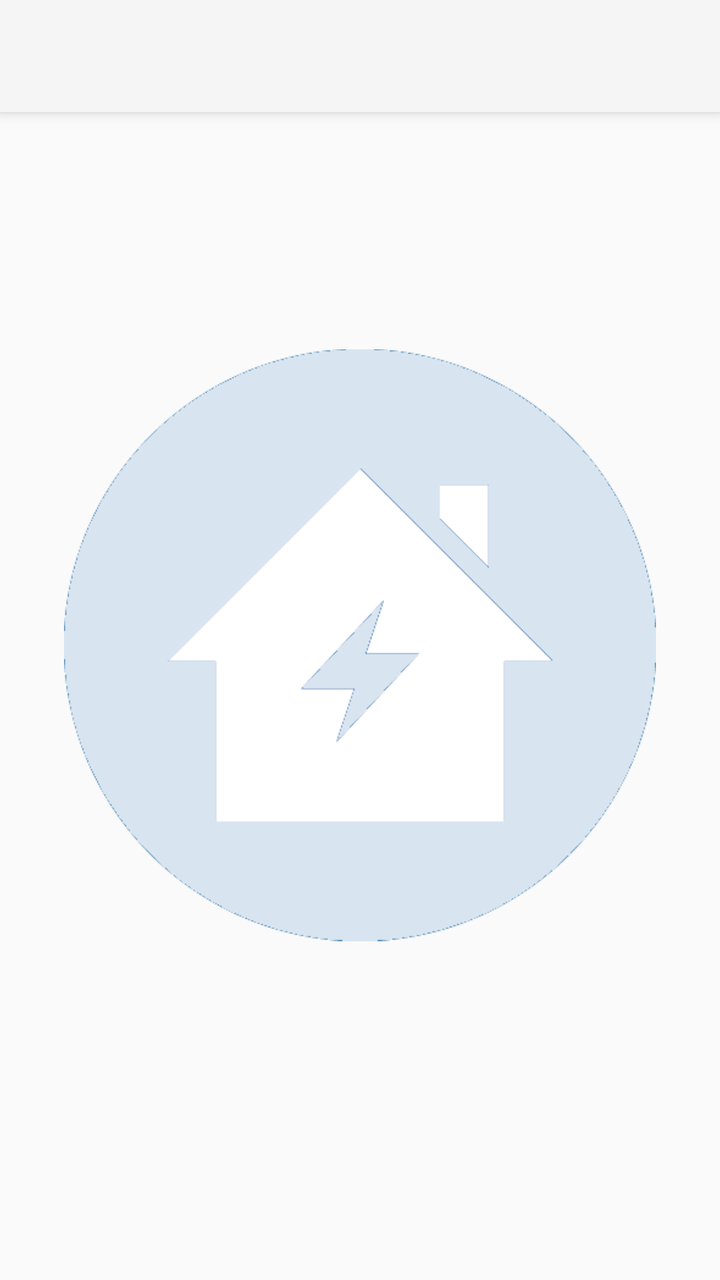
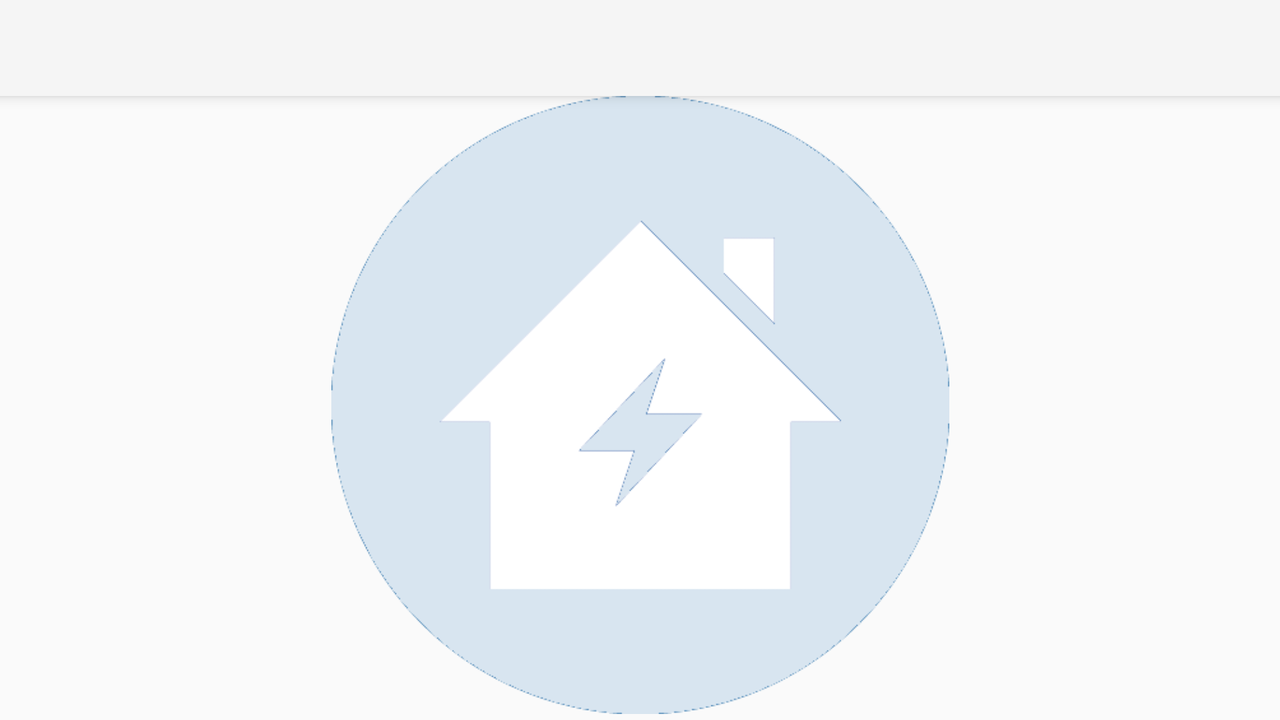

First picture: res/layout/ on a phone held upright. Second picture: the repository's own variant of that layout, on a device whose configuration matches the variant's folder. Source for both follows.
<!-- AndroidManifest.xml: application theme Theme.AppCompat.Light.NoActionBar -->
<!-- res/layout/settings.xml -->
<?xml version="1.0" encoding="utf-8"?>

<android.support.constraint.ConstraintLayout
    xmlns:android="http://schemas.android.com/apk/res/android"
    xmlns:app="http://schemas.android.com/apk/res-auto"
    xmlns:tools="http://schemas.android.com/tools"
    android:layout_width="match_parent"
    android:layout_height="match_parent">

    <android.support.v7.widget.Toolbar
        android:id="@+id/DeviceToolbar"
        android:layout_width="match_parent"
        android:layout_height="?attr/actionBarSize"
        android:background="?attr/colorPrimary"
        android:elevation="4dp"
        android:theme="@style/ThemeOverlay.AppCompat.ActionBar"
        app:popupTheme="@style/ThemeOverlay.AppCompat.Light" />

    <FrameLayout
        android:layout_width="match_parent"
        android:layout_height="455dp"
        android:layout_marginBottom="3dp"
        android:layout_marginEnd="32dp"
        android:layout_marginStart="32dp"
        android:layout_marginTop="8dp"
        app:layout_constraintBottom_toBottomOf="parent"
        app:layout_constraintEnd_toEndOf="parent"
        app:layout_constraintStart_toStartOf="parent"
        app:layout_constraintTop_toTopOf="parent">

        <ImageView
            android:id="@+id/imageView"
            android:layout_width="wrap_content"
            android:layout_height="wrap_content"
            app:srcCompat="@drawable/smart_house_logo_transparent" />
    </FrameLayout>

    <LinearLayout
        android:id = "@+id/linearLayoutSettings"
        android:layout_width="344dp"
        android:layout_height="454dp"
        android:layout_marginBottom="8dp"
        android:layout_marginEnd="8dp"
        android:layout_marginStart="8dp"
        android:layout_marginTop="8dp"
        android:orientation="vertical"
        app:layout_constraintBottom_toBottomOf="parent"
        app:layout_constraintEnd_toStartOf="parent"
        app:layout_constraintStart_toEndOf="parent"
        app:layout_constraintTop_toTopOf="parent"
        app:layout_constraintVertical_bias="0.494">


        <ListView
            android:id="@+id/ListView"
            android:layout_width="match_parent"
            android:layout_height="match_parent"
            />
    </LinearLayout>

</android.support.constraint.ConstraintLayout>
<!-- resources referenced by this layout -->
<resources>
  <!-- drawable smart_house_logo_transparent: png bitmap (drawable, 6452 bytes) -->
</resources>
<!-- res/layout-land/settings.xml (the repository's variant of the layout above) -->
<!-- drawn on the phone turned sideways -->
<?xml version="1.0" encoding="utf-8"?>
<android.support.constraint.ConstraintLayout
    xmlns:android="http://schemas.android.com/apk/res/android"
    xmlns:app="http://schemas.android.com/apk/res-auto"
    xmlns:tools="http://schemas.android.com/tools"
    android:layout_width="match_parent"
    android:layout_height="match_parent">

    <android.support.v7.widget.Toolbar
        android:id="@+id/DeviceToolbar"
        android:layout_width="match_parent"
        android:layout_height="?attr/actionBarSize"
        android:background="?attr/colorPrimary"
        android:elevation="4dp"
        android:theme="@style/ThemeOverlay.AppCompat.ActionBar"
        app:layout_constraintTop_toTopOf="parent"
        app:popupTheme="@style/ThemeOverlay.AppCompat.Light"
        app:titleTextAppearance="@style/yourstyle" />

    <FrameLayout
        android:layout_width="wrap_content"
        android:layout_height="0dp"
        android:layout_marginBottom="3dp"
        android:layout_marginEnd="32dp"
        android:layout_marginStart="32dp"
        app:layout_constraintBottom_toBottomOf="parent"
        app:layout_constraintEnd_toEndOf="parent"
        app:layout_constraintStart_toStartOf="parent"
        app:layout_constraintTop_toBottomOf="@+id/DeviceToolbar">

        <ImageView
            android:id="@+id/imageView"
            android:layout_width="wrap_content"
            android:layout_height="wrap_content"
            app:srcCompat="@drawable/smart_house_logo_transparent" />
    </FrameLayout>

    <LinearLayout
        android:id="@+id/linearLayoutSettings"
        android:layout_width="wrap_content"
        android:layout_height="0dp"
        android:layout_marginBottom="8dp"
        android:layout_marginEnd="8dp"
        android:layout_marginStart="8dp"
        android:orientation="vertical"
        app:layout_constraintBottom_toBottomOf="parent"
        app:layout_constraintEnd_toStartOf="parent"
        app:layout_constraintStart_toEndOf="parent"
        app:layout_constraintTop_toBottomOf="@+id/DeviceToolbar">


        <ListView
            android:id="@+id/ListView"
            android:layout_width="match_parent"
            android:layout_height="match_parent" />
    </LinearLayout>

</android.support.constraint.ConstraintLayout>
<!-- resources referenced by the variant -->
<!-- as the phone turned sideways resolves them -->
<resources>
  <!-- drawable smart_house_logo_transparent: png bitmap (drawable, 6452 bytes) -->
  <style name="yourstyle" parent="@style/Base.TextAppearance.AppCompat.Title">
          <item name="android:textSize">20sp</item>
      </style>
</resources>
